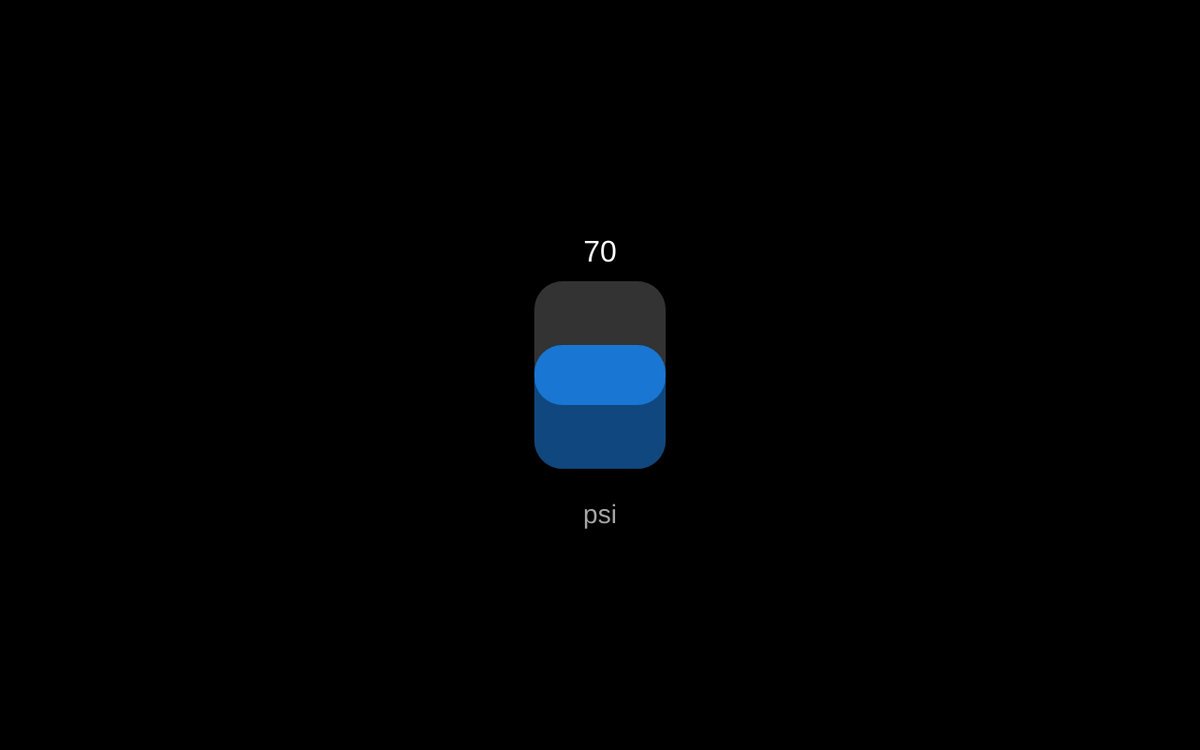
Frame 1 (no input)
Frame 60 (no input): identical to frame 1, image omitted
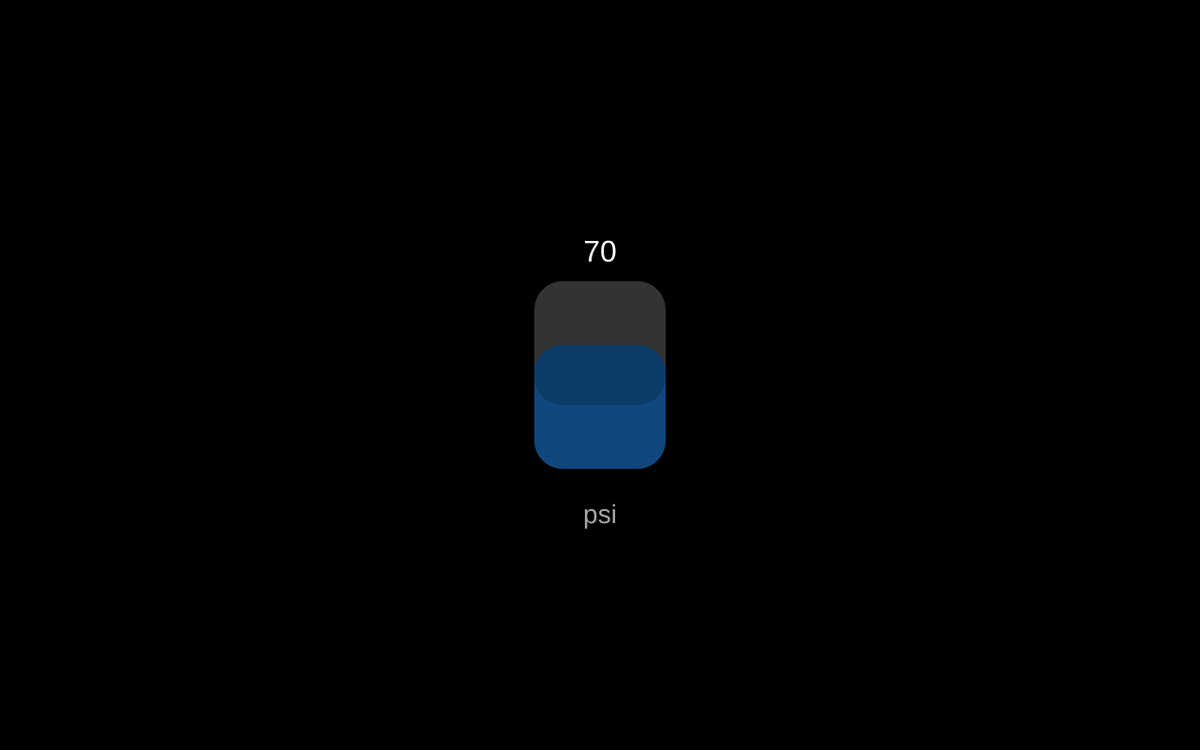
Frame 120 (the mouse pressed at the canvas centre since frame 60)

The p5.js sketch that drew these frames (run headless with seeded random() and noise() and a simulated clock; from frame 60 on, the mouse is pressed at the canvas centre):

// p5.js sketch
// ── sketch.js



let sliderHeight = 200;
let sliderWidth = 140;
let handleHeight = 64;
let cornerRadius = 30;
let sliderY;
let sliderValue = 70;

let isDragging = false;
let yOffset = 0;
let handleColor;

function setup() {
  createCanvas(1280, 800);
  sliderY = height / 2 - sliderHeight / 2;
  textSize(20);
  noStroke();
  handleColor = (sliderValue <= 90) ? color('#1976D2') : color('#FDB022');
}

function draw() {
  background(0);

  // Draw slider track
  fill('#333333');
  rect(width / 2 - sliderWidth / 2, sliderY, sliderWidth, sliderHeight, cornerRadius);

  // Calculate handle position
  let handleY = map(sliderValue, 20, 120, sliderY + sliderHeight - handleHeight / 2, sliderY + handleHeight / 2);
  handleY = constrain(handleY, sliderY + handleHeight / 2, sliderY + sliderHeight - handleHeight / 2);

  // Calculate fill height
  let fillHeight = sliderY + sliderHeight - handleY + handleHeight / 2;

  // Draw fill above the handle
  if (sliderValue <= 90) {
    fill('#0F477E');
  } else {
    fill('#986A14');
  }
  rect(width / 2 - sliderWidth / 2, sliderY + sliderHeight - fillHeight, sliderWidth, fillHeight, cornerRadius);

  // Draw slider handle
  fill(handleColor);
  rect(width / 2 - sliderWidth / 2, handleY - handleHeight / 2, sliderWidth, handleHeight, cornerRadius);

  // Draw slider value above the slider track
  fill(255);
  textSize(32);
  textAlign(CENTER, CENTER);
  text(sliderValue, width / 2, sliderY - 30);

  // Draw psi indication text
  fill('#A6A6A6');
  textSize(28);
  textAlign(CENTER, CENTER);
  text('psi', width / 2, sliderY + 250);

}

function mousePressed() {
  let handleY = map(sliderValue, 20, 120, sliderY + sliderHeight - handleHeight / 2, sliderY + handleHeight / 2);
  if (mouseX > width / 2 - sliderWidth / 2 && mouseX < width / 2 + sliderWidth / 2 &&
      mouseY > handleY - handleHeight / 2 && mouseY < handleY + handleHeight / 2) {
    isDragging = true;
    yOffset = mouseY - handleY;
    handleColor = (sliderValue <= 90) ? color('#0D3B68') : color('#885E10');
  }
}

function mouseReleased() {
  isDragging = false;
  handleColor = (sliderValue <= 90) ? color('#1976D2') : color('#FDB022');
}

function mouseDragged() {
  if (isDragging) {
    let newValue = map(mouseY - yOffset, sliderY + handleHeight / 2, sliderY + sliderHeight - handleHeight / 2, 120, 20);
    newValue = round(newValue / 5) * 5;
    sliderValue = constrain(newValue, 20, 120);
    handleColor = (sliderValue <= 90) ? color('#0D3B68') : color('#885E10');
  }
}
